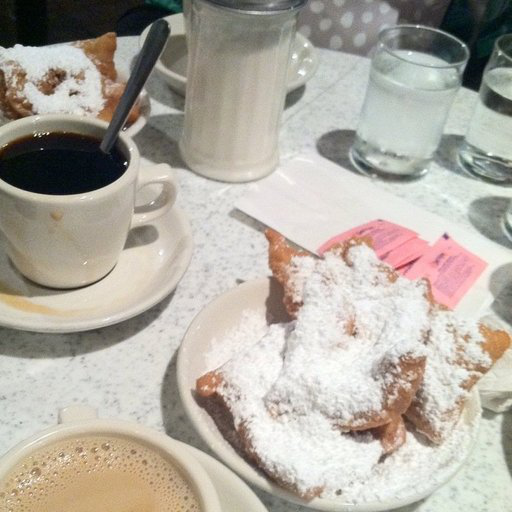
#> input picture beignets-task-guide.png, 512 x 512 px
$ python test2dweavleat.py
#> lines starting #> are read from the running program, lines starting #| are printed output that depends on the picture
import cv2
import numpy as np
import pywt
import matplotlib.pyplot as plt
import os

def save_coeff_image(coeff, title, filename):
    plt.imshow(coeff, cmap='gray')
    plt.title(title)
    plt.axis('off')
    plt.tight_layout()
    plt.savefig(filename)
    plt.clf()  # 清空当前图像，避免重叠

def dwt_image_decompose_save(image_path, wavelet='db1', level=2, save_dir='dwt_outputs'):
#> called with image_path = 'beignets-task-guide.png', wavelet = 'db1', level = 2, save_dir = 'dwt_outputs'
    img = cv2.imread(image_path, cv2.IMREAD_GRAYSCALE)
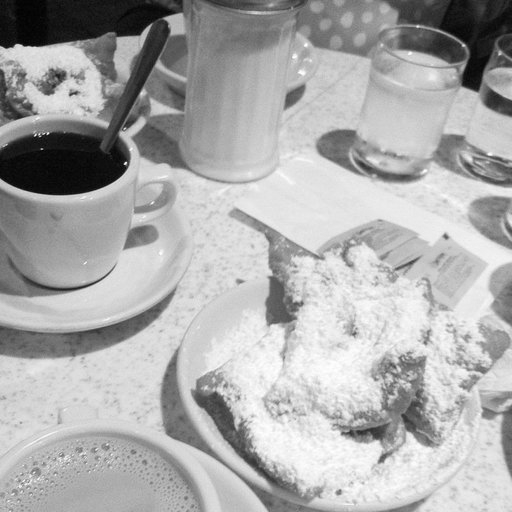
#> img: shape (512, 512); min 0, max 255, mean 171.5
    if img is None:
        raise ValueError("图像读取失败，请检查路径")

    if not os.path.exists(save_dir):
        os.makedirs(save_dir)

    coeffs = pywt.wavedec2(img, wavelet=wavelet, level=level)
#> coeffs = 3 items
    stats = []

    # 保存原图
    plt.imshow(img, cmap='gray')
    plt.title('Original Image')
    plt.axis('off')
    plt.tight_layout()
    plt.savefig(os.path.join(save_dir, 'original_image.png'))
    plt.clf()

    # 处理各层系数
    for i, coeff in enumerate(coeffs):
        if i == 0:
            # 最高层近似子带
            mean_val, var_val = np.mean(coeff), np.var(coeff)
            stats.append((f'Approximation Level {level}', mean_val, var_val))
            save_coeff_image(coeff, f'Approximation Level {level}\nmean={mean_val:.2f}, var={var_val:.2f}',
                             os.path.join(save_dir, f'approximation_level_{level}.png'))
        else:
            # 细节子带，倒序对应层级，比如coeffs[1]是第level层的细节子带，依次往下
            cH, cV, cD = coeff
            curr_level = level - i + 1
            for name, band in zip(['Horizontal', 'Vertical', 'Diagonal'], [cH, cV, cD]):
                mean_val, var_val = np.mean(band), np.var(band)
                stats.append((f'Level {curr_level} {name} Detail', mean_val, var_val))
                save_coeff_image(band, f'Level {curr_level} {name} Detail\nmean={mean_val:.2f}, var={var_val:.2f}',
                                 os.path.join(save_dir, f'level_{curr_level}_{name.lower()}_detail.png'))
#> this loop made 3 passes
#> curr_level on passes 2 to 3: 2, 1
#> pass 1, in save_coeff_image, `plt.savefig(filename)`:
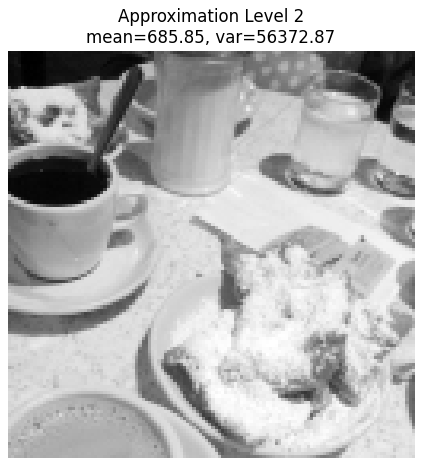
#> figure drawn by matplotlib, 1 panel
#> pass 2, in dwt_image_decompose_save, `cH, cV, cD = coeff`:
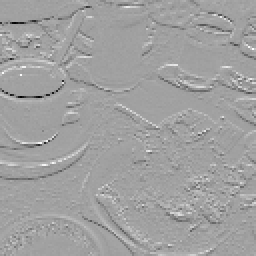
#> cH: shape (128, 128) float64 (shown 2 times larger); min -321.5, max 187.3, mean -0.6; drawn with min black and max white
#> pass 2, in dwt_image_decompose_save, `cH, cV, cD = coeff`:
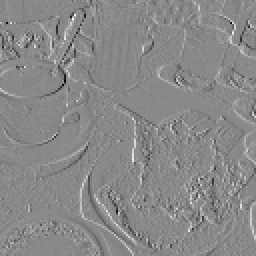
#> cV: shape (128, 128) float64 (shown 2 times larger); min -210.5, max 181, mean -0.1; drawn with min black and max white
#> pass 2, in dwt_image_decompose_save, `cH, cV, cD = coeff`:
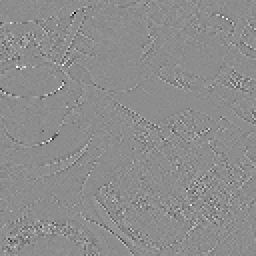
#> cD: shape (128, 128) float64 (shown 2 times larger); min -134, max 108.3, mean 0; drawn with min black and max white
#> pass 3, in dwt_image_decompose_save, `cH, cV, cD = coeff`:
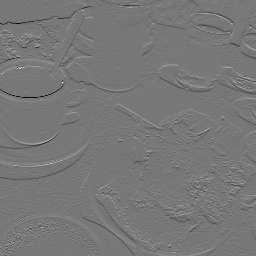
#> cH: shape (256, 256) float64; min -136, max 152.5, mean -0.2; drawn with min black and max white
#> after the loop:
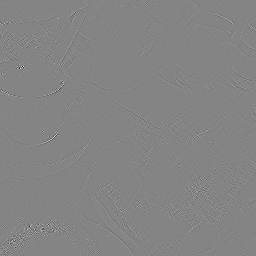
#> band: shape (256, 256) float64; min -69.5, max 64, mean 0; drawn with min black and max white
#> after the loop, stats = 7 items

    # 打印均值和方差
    for name, mean_val, var_val in stats:
        print(f'{name}: mean={mean_val:.2f}, variance={var_val:.2f}')
#> this loop made 7 passes
#> (name, mean_val, var_val) on passes 1 to 7: ('Approximation Level 2', 685.8, 56372.9), ('Level 2 Horizontal Detail', -0.631, 801.5), ('Level 2 Vertical Detail', -0.0893, 509), ('Level 2 Diagonal Detail', 0.0187, 112.6), ('Level 1 Horizontal Detail', -0.2, 94.29), ('Level 1 Vertical Detail', -0.0283, 58.59), ('Level 1 Diagonal Detail', 0.000381, 9.17)
#| Approximation Level 2: mean=685.85, variance=56372.87
#| Level 2 Horizontal Detail: mean=-0.63, variance=801.50
#| Level 2 Vertical Detail: mean=-0.09, variance=508.98
#| Level 2 Diagonal Detail: mean=0.02, variance=112.64
#| Level 1 Horizontal Detail: mean=-0.20, variance=94.29
#| Level 1 Vertical Detail: mean=-0.03, variance=58.59
#| Level 1 Diagonal Detail: mean=0.00, variance=9.17

# 使用示例
dwt_image_decompose_save('beignets-task-guide.png', wavelet='db1', level=2)

$ run again, with Test.jpg saved as beignets-task-guide.png
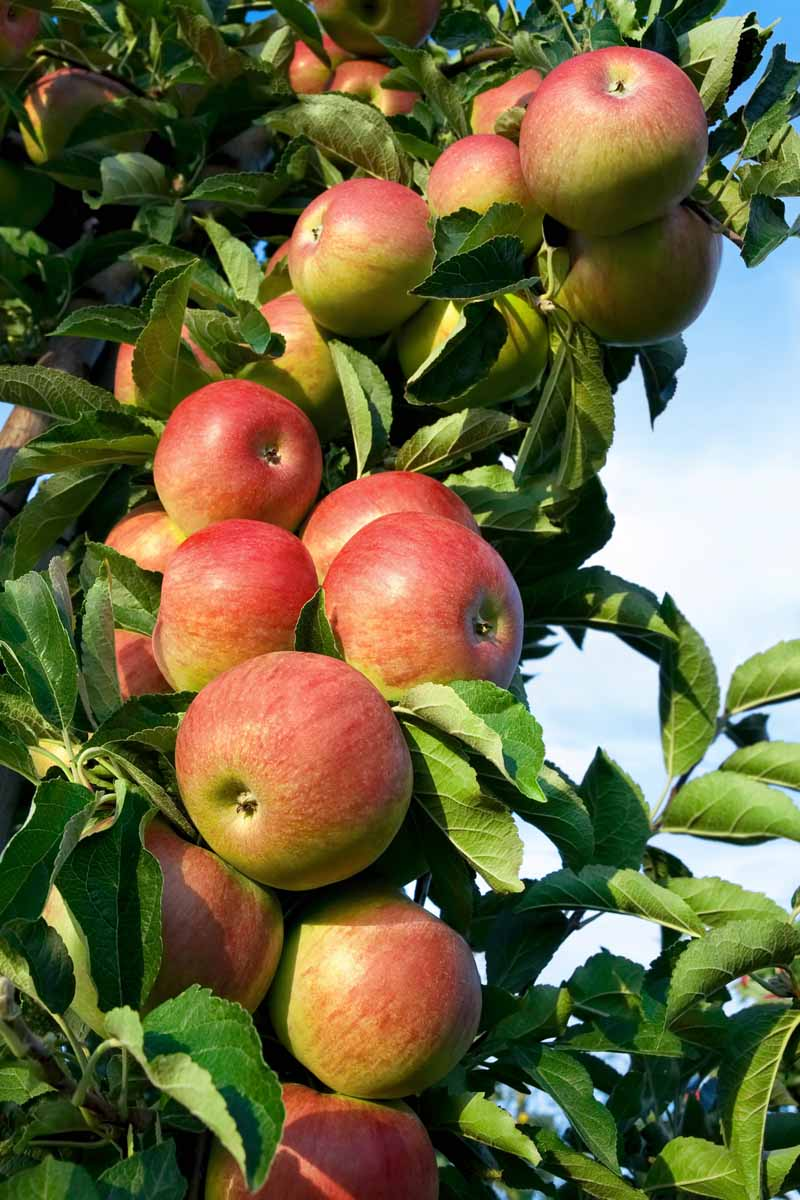
#> input picture Test.jpg, 800 x 1200 px
#> in dwt_image_decompose_save, `img = cv2.imread(image_path, cv2.IMREAD_GRAYSCALE)`:
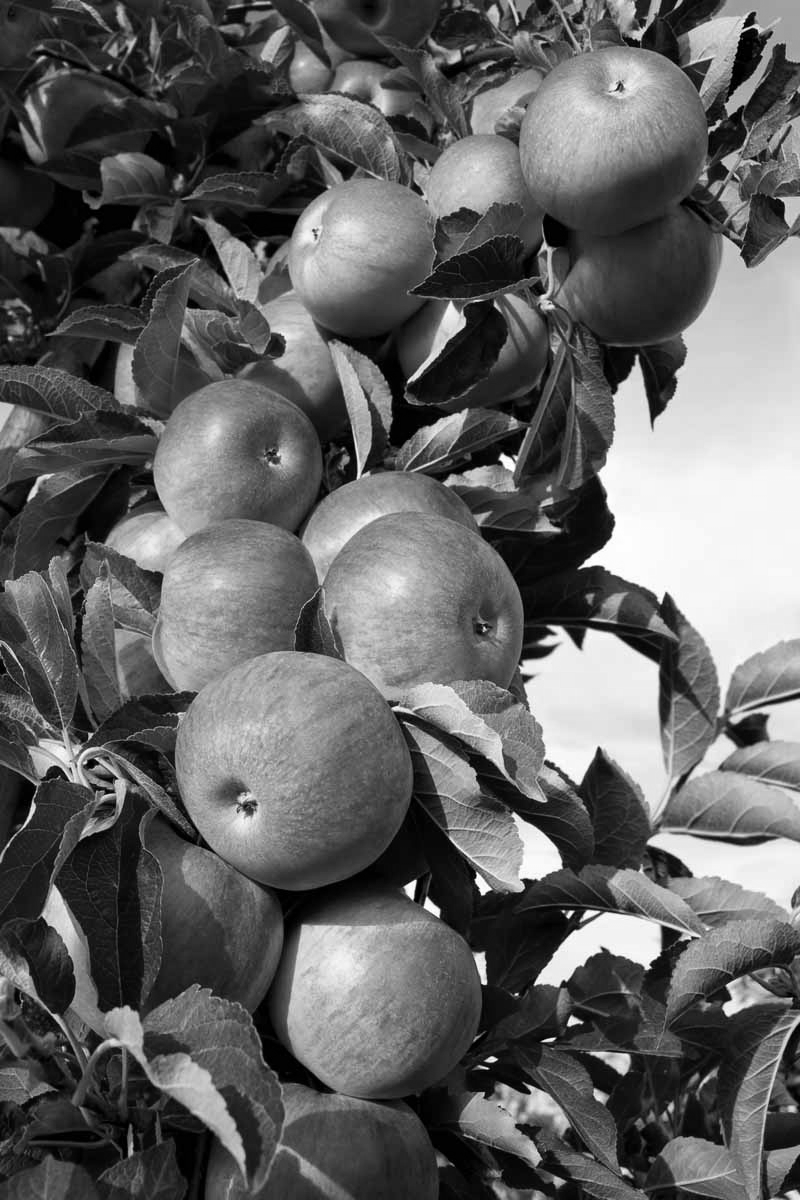
#> img: shape (1200, 800); min 0, max 254, mean 98.1
#> coeffs = 3 items
#> the loop in dwt_image_decompose_save, `for i, coeff in enumerate(coeffs):` made 3 passes
#> after the loop in dwt_image_decompose_save, `for i, coeff in enumerate(coeffs):`:
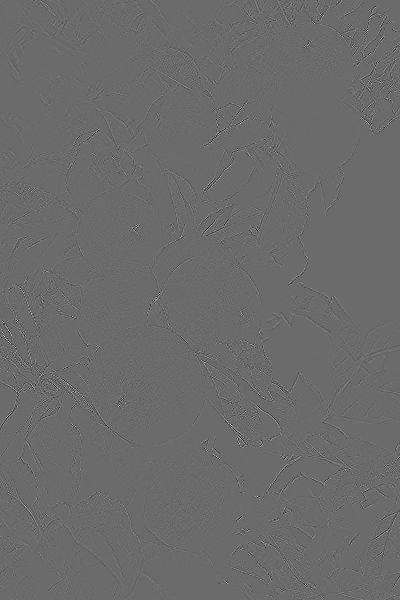
#> band: shape (600, 400) float64; min -55.5, max 76.5, mean 0; drawn with min black and max white
#> after the loop in dwt_image_decompose_save, `for i, coeff in enumerate(coeffs):`: stats = 7 items
#> the loop in dwt_image_decompose_save, `for name, mean_val, var_val in stats:` made 7 passes
#> (name, mean_val, var_val) on passes 1 to 7: ('Approximation Level 2', 392.4, 76721.9), ('Level 2 Horizontal Detail', 0.0585, 1018.9), ('Level 2 Vertical Detail', -0.557, 1066.7), ('Level 2 Diagonal Detail', -0.0285, 224.7), ('Level 1 Horizontal Detail', 0.0156, 118.2), ('Level 1 Vertical Detail', -0.131, 122.5), ('Level 1 Diagonal Detail', -0.00206, 10.89)
#> (printed output is left out)
